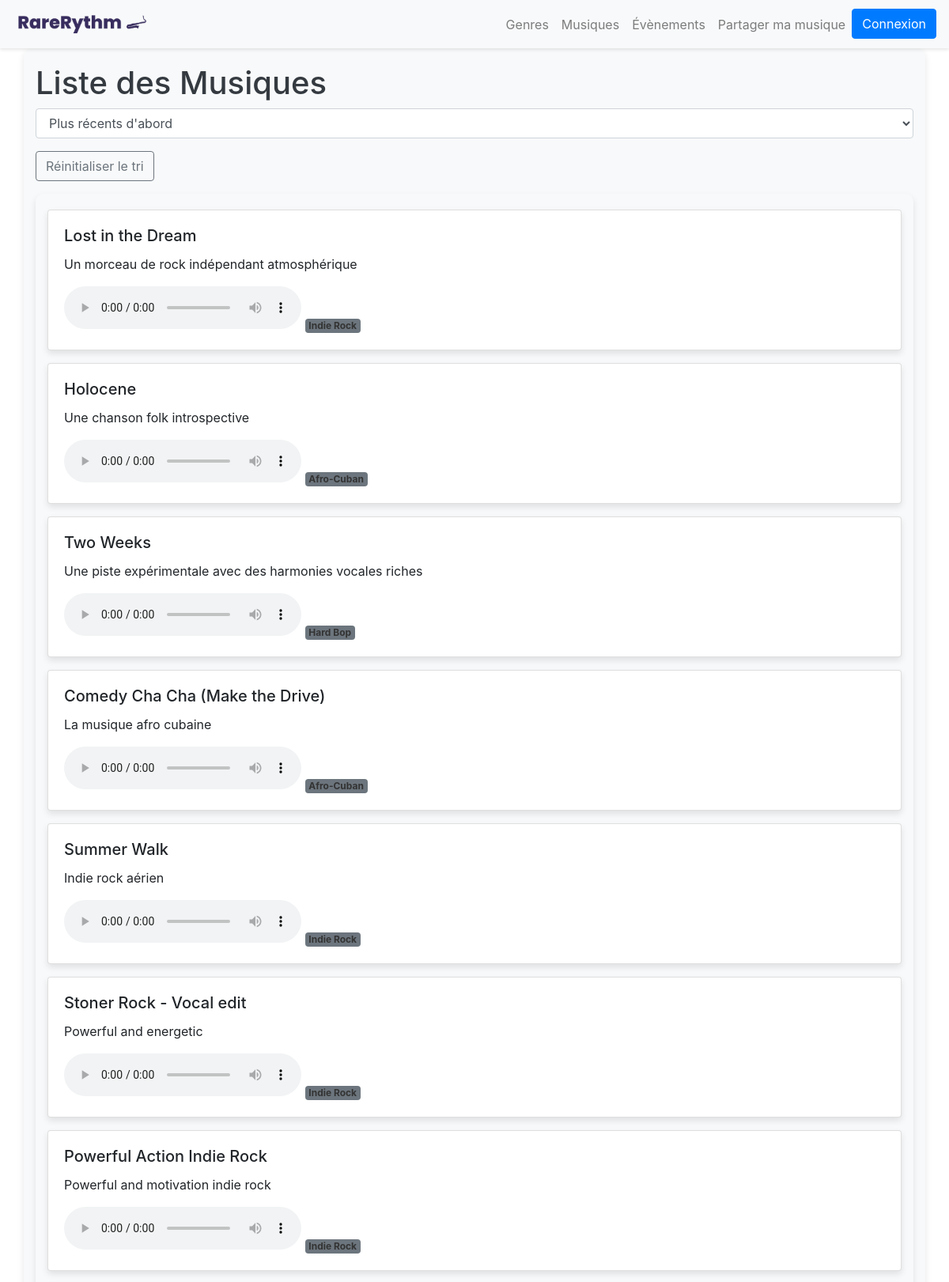
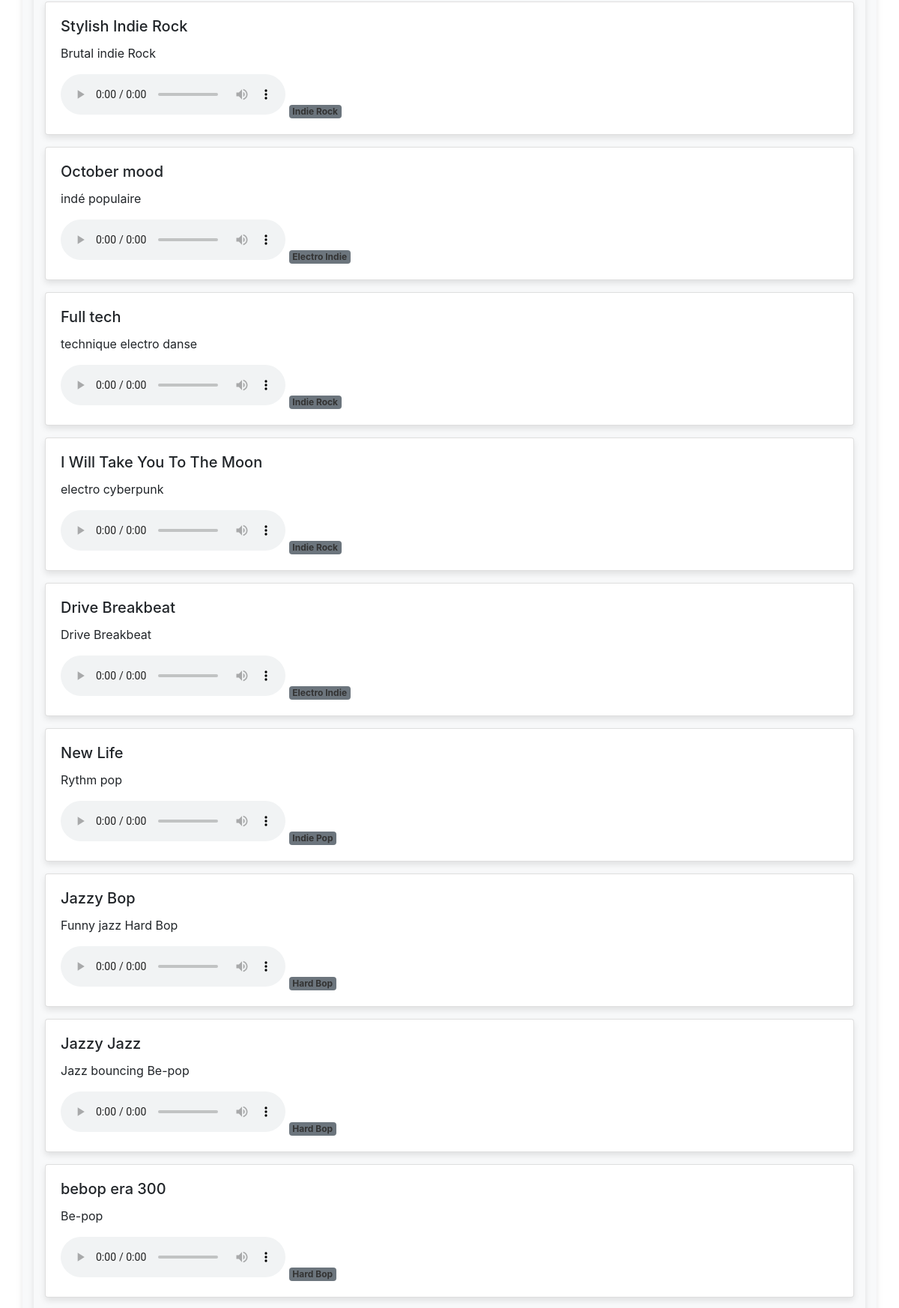
Screenshot of /musique.php (upper part) with the database file from the repository (2 pictures, top to bottom).
### tables this page shows
CREATE TABLE `morceaux_de_musique` (
  `id` int(11) NOT NULL,
  `titre` varchar(255) DEFAULT NULL,
  `artiste` varchar(255) DEFAULT NULL,
  `genre_id` int(11) DEFAULT NULL,
  `fichier_audio` varchar(255) DEFAULT NULL,
  `description` text DEFAULT NULL,
  `date_upload` timestamp NOT NULL DEFAULT current_timestamp(),
  `utilisateur_id` int(11) DEFAULT NULL
);

CREATE TABLE `genres_musicaux` (
  `id` int(11) NOT NULL,
  `nom` varchar(100) DEFAULT NULL,
  `image` varchar(255) DEFAULT NULL
);

### public/musique.php (the view, shortened to what this page needs)
<?php
require_once '../includes/config.php';
$genreId = isset($_GET['genre']) ? intval($_GET['genre']) : null;
$query = "SELECT morceaux_de_musique.*, genres_musicaux.nom AS genre_nom
          FROM morceaux_de_musique
          JOIN genres_musicaux ON morceaux_de_musique.genre_id = genres_musicaux.id";
if ($genreId !== null) {
    $query .= " WHERE morceaux_de_musique.genre_id = :genreId";
    $stmt = $pdo->prepare($query);
    $stmt->bindParam(':genreId', $genreId, PDO::PARAM_INT);
    $stmt->execute();
    $morceaux = $stmt->fetchAll();
} else {
    $stmt = $pdo->query($query);
    $morceaux = $stmt->fetchAll();
}
?>
<!DOCTYPE html>
<html lang="fr">
<head>
    <link href="css/style.css" rel="stylesheet">
    <link href="https://maxcdn.bootstrapcdn.com/bootstrap/4.5.2/css/bootstrap.min.css" rel="stylesheet">
</head>
<body>
<nav class="navbar navbar-expand-lg navbar-light bg-light">
    <a class="navbar-brand" href="index.php">
    <img src="images/RareRythm logo/logo-transparent-png.png" alt="Logo RareRythm" style="width: 175px;">
    </a>
    <div class="collapse navbar-collapse" id="navbarNav">
        <ul class="navbar-nav ml-auto">
            <li class="nav-item">
                <a class="nav-link" href="genres.php">Genres</a>
            </li>
            <li class="nav-item">
                <a class="nav-link" href="musique.php">Musiques</a>
            </li>
            <li class="nav-item">
                <a class="nav-link" href="events.php">Évènements</a>
            </li>
            <li class="nav-item">
                <a class="nav-link" href="partager_musique.php">Partager ma musique</a>
            </li>
            <li class="nav-item">
                <?php if (isset($_SESSION['username'])): ?>
                    <a class="btn btn-primary" href="user_dashboard.php" role="button">
                        <?= htmlspecialchars($_SESSION['username']) ?>
                    </a>
                    <?php if ($_SESSION['username'] === 'admin'): ?>
                        <a class="btn btn-warning" href="admin_dashboard.php" role="button">Admin Dashboard</a>
                    <?php endif; ?>
                    <a class="btn btn-secondary" href="logout.php" role="button">Déconnexion</a>
                <?php else: ?>
                    <a class="btn btn-primary" href="login.php" role="button">Connexion</a>
                <?php endif; ?>
            </li>
        </ul>
    </div>
</nav>
<div class="container">
    <h1>Liste des Musiques</h1>
    <select id="sort" class="form-control mb-3">
        <option value="date_asc">Plus récents d'abord</option>
    </select>
    <button id="reset-sort" class="btn btn-outline-secondary mb-3">Réinitialiser le tri</button>
    <div id="music-list" class="container">
    <?php foreach ($morceaux as $morceau): ?>
    <div class="card mb-3">
        <div class="card-body">
            <h5 class="card-title"><?= htmlspecialchars($morceau['titre']) ?></h5>
            <p class="card-text"><?= htmlspecialchars($morceau['description']) ?></p>
            <audio controls>
                <source src="musique/<?= htmlspecialchars($morceau['fichier_audio']) ?>" type="audio/mpeg">
            </audio>
            <span class="badge bg-secondary genre-badge"><?= htmlspecialchars($morceau['genre_nom']) ?></span>
        </div>
    </div>
<?php endforeach; ?>
    </div>
</div>
</body>
</html>

### public/css/style.css (style rules this page uses)
body { font-family: Arial, sans-serif; background-color: #353d45; }
.navbar { background-color: #ffffff; box-shadow: 0px 2px 4px rgba(0, 0, 0, 0.1); }
.card { border-radius: 10px; box-shadow: 0px 4px 8px rgba(0, 0, 0, 0.1); }
.genre-badge { display: inline-block; padding: .25em .4em; font-size: 75%; font-weight: 700; line-height: 1; text-align: center; white-space: nowrap; vertical-align: baseline; border-radius: .25rem; background-color: #f0f0f0; color: #333; margin-right: .5em; }
.container { max-width: 600px; margin: auto; padding: 20px; background-color: #f8f9fa; border-radius: 10px; box-shadow: 0 4px 8px rgba(0, 0, 0, 0.1); }
h1 { color: #343a40; }
.form-control, .form-select { border: none; border-bottom: 2px solid #007bff; border-radius: 0; box-shadow: none; background-color: transparent; }
.btn-primary { background-color: #007bff; border: none; }

### rows the page displays
morceaux_de_musique: titre "Lost in the Dream", description "Un morceau de rock indépendant atmosphérique", genre.nom "Indie Rock"
morceaux_de_musique: titre "Holocene", description "Une chanson folk introspective", genre.nom "Afro-Cuban"
morceaux_de_musique: titre "Two Weeks", description "Une piste expérimentale avec des harmonies vocales riches", genre.nom "Hard Bop"
morceaux_de_musique: titre "Comedy Cha Cha (Make the Drive)", description "La musique afro cubaine", genre.nom "Afro-Cuban"
morceaux_de_musique: titre "Summer Walk", description "Indie rock aérien", genre.nom "Indie Rock"
morceaux_de_musique: titre "Stoner Rock - Vocal edit", description "Powerful and energetic", genre.nom "Indie Rock"
morceaux_de_musique: titre "Powerful Action Indie Rock", description "Powerful and motivation indie rock", genre.nom "Indie Rock"
morceaux_de_musique: titre "Stylish Indie Rock", description "Brutal indie Rock", genre.nom "Indie Rock"
morceaux_de_musique: titre "October mood", description "indé populaire", genre.nom "Electro Indie"
morceaux_de_musique: titre "Full tech", description "technique electro danse", genre.nom "Indie Rock"
morceaux_de_musique: titre "I Will Take You To The Moon", description "electro cyberpunk", genre.nom "Indie Rock"
morceaux_de_musique: titre "Drive Breakbeat", description "Drive Breakbeat", genre.nom "Electro Indie"
morceaux_de_musique: titre "New Life", description "Rythm pop", genre.nom "Indie Pop"
morceaux_de_musique: titre "Jazzy Bop", description "Funny jazz Hard Bop", genre.nom "Hard Bop"
morceaux_de_musique: titre "Jazzy Jazz", description "Jazz bouncing Be-pop", genre.nom "Hard Bop"
morceaux_de_musique: titre "bebop era 300", description "Be-pop", genre.nom "Hard Bop"
